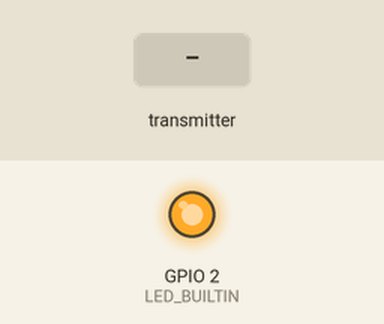
Simulated run of this sketch. Board: ESP32. On the bench: output pins drawn as LEDs (lit = HIGH). The inputs (shaded band) are chosen by the test bench.

Above: at 1.2 s.
1.3 s: the transmitter starts sending is_on = 0
At 2.4 s:
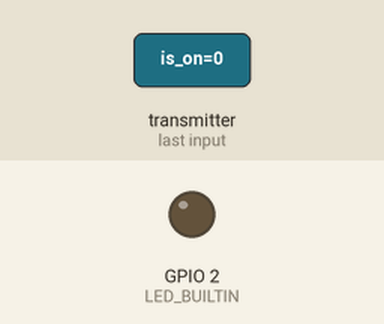
2.8 s: the transmitter starts sending is_on = 1
At 3.6 s:
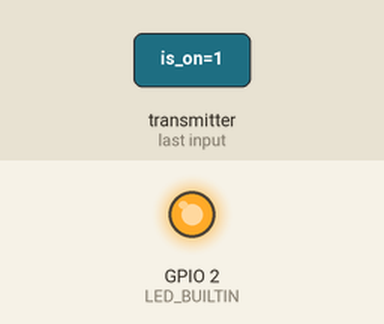
Timing chart, 0 to 5.8 s (numbered marks = the images above; inputs shaded):
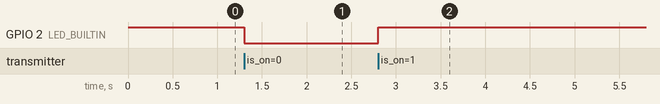

The sketch:

blink_espnow_recieve.ino
```cpp
//ESP-NOW test code with Blink
//Reciever code

// ESP-NOW Communication Setup
#include <esp_now.h>
#include <WiFi.h>

typedef struct struct_message {
    bool is_on;
} struct_message;

struct_message input_data;

void setup() {
  // put your setup code here, to run once:
  pinMode(LED_BUILTIN, OUTPUT);
  digitalWrite(LED_BUILTIN, HIGH);

  Serial.begin(115200);

  WiFi.mode(WIFI_STA);
  if (esp_now_init() != ESP_OK) {
    Serial.println("Error initializing ESP-NOW");
    return;
  }

  //register for the reciever to get the packet information
  esp_now_register_recv_cb(OnDataRecv);
}

void loop() {

}

void OnDataRecv(const uint8_t * mac, const uint8_t *incomingData, int len) {
  memcpy(&input_data, incomingData, sizeof(input_data));
  digitalWrite(LED_BUILTIN, input_data.is_on);
}
```

Measured:
- after the input at 1.3 s, GPIO 2 (LED_BUILTIN): HIGH → LOW at once
- after the input at 2.8 s, GPIO 2 (LED_BUILTIN): LOW → HIGH at once
